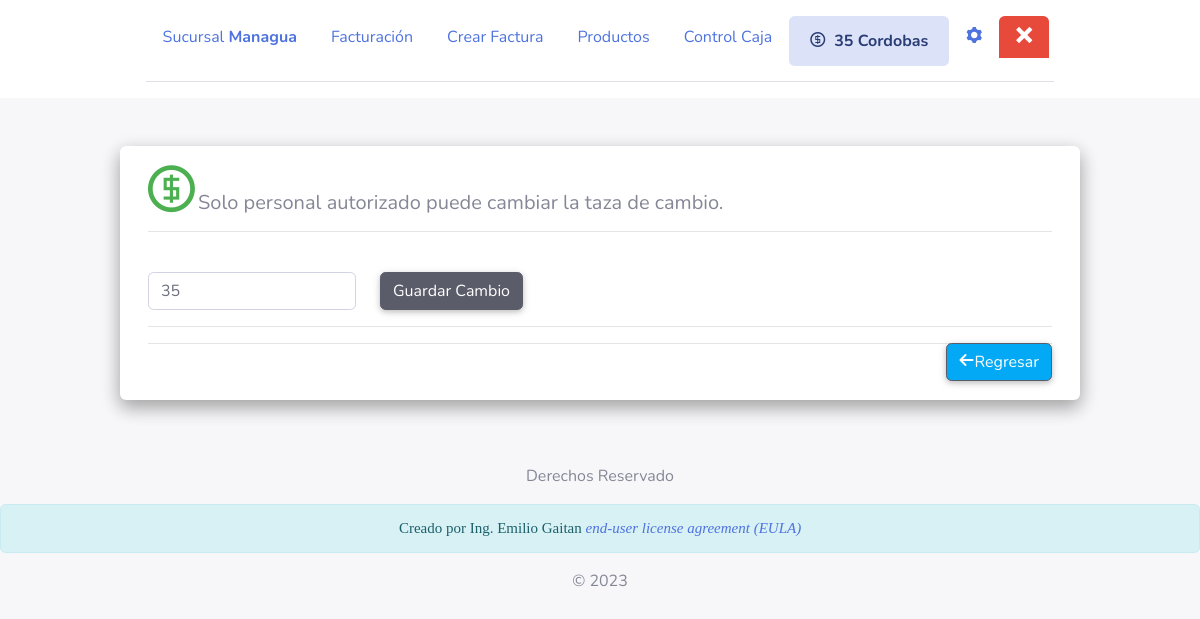
Page /cambio_dolar.php (signed in) on the earlier database version.
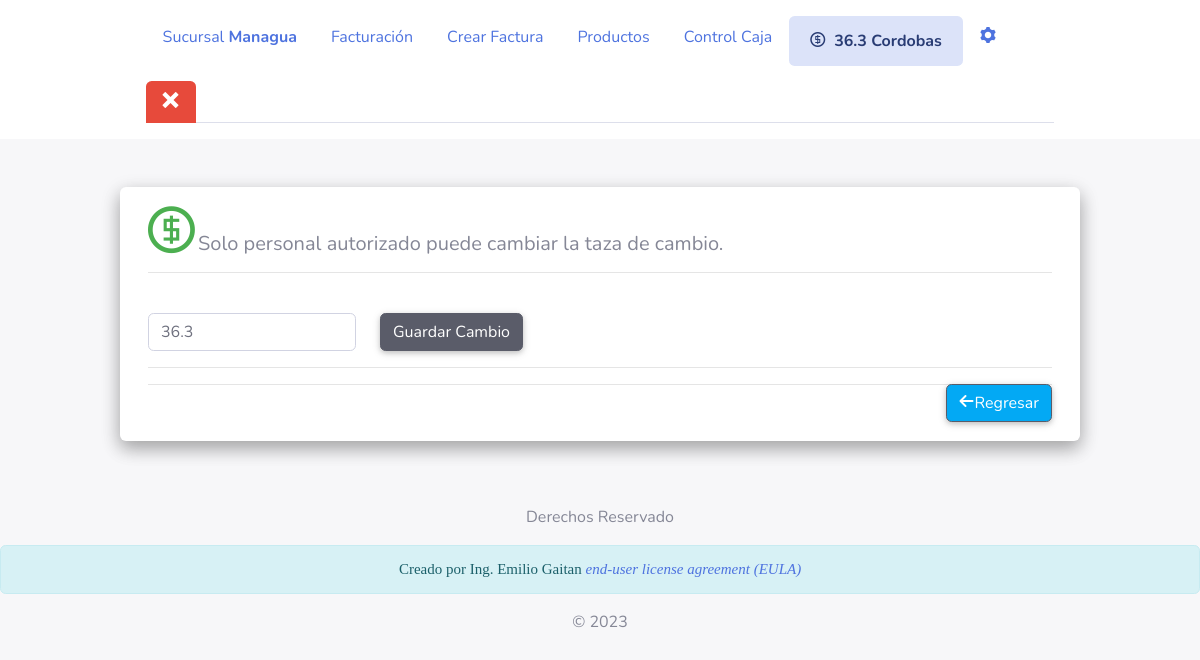
Same page on the later database version.
### tables this page shows
CREATE TABLE `tasa` (
  `indcambio` int NOT NULL,
  `dolar` double DEFAULT NULL
);

### BD-Connection/datos_clientes.php (called while the page is built, shortened)
<?php
class datos_clientes
{
    public static function cambio_dolar($mysqli)
    {
        $result = $mysqli->query("SELECT * FROM `tasa`");
        $row = $result->fetch_array(MYSQLI_ASSOC);
        if (!empty($row)) {
            return $row["dolar"];
        } else {
            return "error";
        }
    }
    public static function nombre_sucursal($indsucursal)
    {
        if ($indsucursal == "1") {
            return "Managua";
        }
        return 0;
    }
}

### cambio_dolar.php (the view, shortened to what this page needs)
<?php
include "header/header.php";
?>
<br>
<div class="container white rounded z-depth-2" style="border-radius: 6px;">
    <div style="padding: 1em">
        <h5><i class="icon-coin-dollar green-text" style="font-size: 50px!important;"></i>Solo personal autorizado puede
            cambiar la taza de cambio.</h5>
        <hr>
        <br>
        <form action="<?php echo htmlspecialchars($_SERVER["PHP_SELF"]); ?>" method="post">
            <section class="row">
                <div class="control-pares col-md-3">
                    <input type="text" name="textdolar" class="form-control" placeholder="Fecha"
                           value="<?php echo $dolar; ?>" required>
                </div>
                <div class="control-pares col-md-2">
                    <input type="submit" value="Guardar Cambio" class="btn btn-dark"/>
                </div>
            </section>
        </form>
        <hr>
        <a class="btn btn-dark light-blue right" href="panel_control.php"><i class="icon-arrow-left2"></i>Regresar</a>
        <hr>
        <br>
    </div>
</div>
<?php
include_once "header/footer.php";
?>

### header/header.php (shortened to what this page needs)
<!DOCTYPE html>
<html lang="es">
<head>
    <link rel="stylesheet" href="assets/bootstrap/css/bootstrap.min.css">
    <link rel="stylesheet" href="assets/fonts/fontawesome-all.min.css">
    <link rel="stylesheet" href="assets/bootstrap/css/cssindex.css">
    <link rel="stylesheet" href="assets/icomoon/style.css">
    <link rel="stylesheet" href="assets/bootstrap/jquery-ui.css">
    <link rel="stylesheet" href="/resources/demos/style.css">
    <link rel="stylesheet" href="assets/animate/css/libs/animate.css">
</head>
<body style="background-color: rgb(247,247,249)" id="page-top">
<?php
include_once 'BD-Connection/conection.php';
include_once 'BD-Connection/datos_clientes.php';
if (!empty($_SESSION)) {
    try {
        $idsucursal = $_SESSION['sucursal'];
    } catch (Exception $e) {
    }
    $dolar = datos_clientes::cambio_dolar($mysqli);
}
?>
<div class="white rounded container-fluid center-block center" id="esconder_menu">
    <div style="padding: 1em;border-color: #2a96a5!important;" class="container">
        <ul class="nav nav-tabs" >
            <li class="nav-item text-uppercase">
                <a class="nav-link text-uppercase" href="#">Sucursal <b class="text-uppercase">
                        <?php if (!empty($_SESSION)) {
                            echo datos_clientes::nombre_sucursal($idsucursal);
                        } ?></b></a>
            </li>
            <li class="nav-item">
                <a class="nav-link" href="factura_dia.php">Facturación</a>
            </li>
            <li class="nav-item">
                <a class="nav-link" href="factura.php">Crear Factura</a>
            </li>
            <li class="nav-item">
                <a class="nav-link" href="productos.php">Productos</a>
            </li>
            <li class="nav-item">
                <a class="nav-link" href="reportes.php">Control Caja</a>
            </li>
            <li class="nav-item">
                <a class="nav-link alert alert-primary" href="#"><b> <i
                                class="icon-coin-dollar "> </i> <?php try { echo $dolar; } catch (Exception $e) {
                        }?> Cordobas</b></a>
            </li>
            <?php
            try {
                if (!empty($_SESSION['sucursal'])) {
                    if ($_SESSION['indempleado']=="1" or $_SESSION['indempleado']=="23") {
                        ?>
                        <li class="nav-item">
                            <a class="nav-link" href="panel_control.php"><i class="icon-cog" size="18dp"></i></a>
                        </li>
                        <?php
                    }
                    ?>
                    <li class="nav-item">
                        <a class="nav-link btn-danger white-text" href="temporal/cerrar_seccion.php"><i
                                    class="icon-cross"></i></a>
                    </li>
                    <?php
                }
            } catch (Exception $e) {
            }
            ?>
        </ul>
    </div>
</div>
<br>

Differences in the rows shown:
changed tasa: dolar "35" → "36.3"; textdolar "35" → "36.3"
